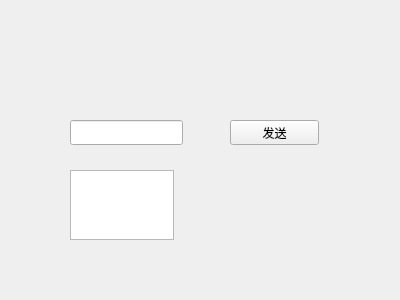
<?xml version="1.0" encoding="UTF-8"?>
<ui version="4.0">
 <class>Widget</class>
 <widget class="QWidget" name="Widget">
  <property name="geometry">
   <rect>
    <x>0</x>
    <y>0</y>
    <width>400</width>
    <height>300</height>
   </rect>
  </property>
  <property name="windowTitle">
   <string>Widget</string>
  </property>
  <widget class="QLineEdit" name="lineEdit">
   <property name="geometry">
    <rect>
     <x>70</x>
     <y>120</y>
     <width>113</width>
     <height>25</height>
    </rect>
   </property>
  </widget>
  <widget class="QPushButton" name="pushButton">
   <property name="geometry">
    <rect>
     <x>230</x>
     <y>120</y>
     <width>89</width>
     <height>25</height>
    </rect>
   </property>
   <property name="text">
    <string>发送</string>
   </property>
  </widget>
  <widget class="QTextEdit" name="textEdit">
   <property name="geometry">
    <rect>
     <x>70</x>
     <y>170</y>
     <width>104</width>
     <height>70</height>
    </rect>
   </property>
  </widget>
 </widget>
 <layoutdefault spacing="6" margin="11"/>
 <resources/>
 <connections/>
</ui>
